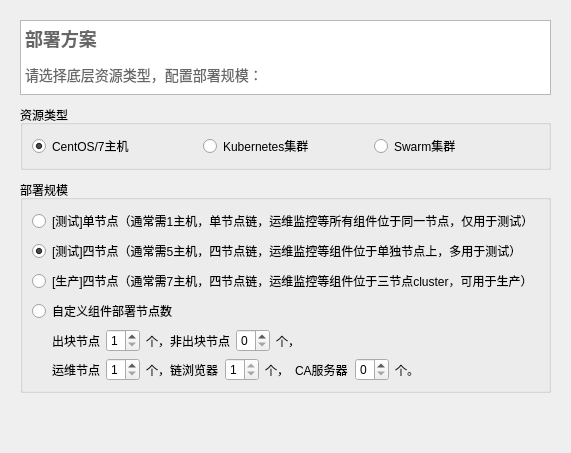
         <widget class="QWidget" name="page_1">
          <layout class="QVBoxLayout" name="verticalLayout_pag_1">
           <property name="spacing">
            <number>10</number>
           </property>
           <property name="leftMargin">
            <number>20</number>
           </property>
           <property name="topMargin">
            <number>20</number>
           </property>
           <property name="rightMargin">
            <number>20</number>
           </property>
           <property name="bottomMargin">
            <number>20</number>
           </property>
           <item>
            <widget class="QTextBrowser" name="text_1">
             <property name="sizePolicy">
              <sizepolicy hsizetype="Expanding" vsizetype="Minimum">
               <horstretch>0</horstretch>
               <verstretch>0</verstretch>
              </sizepolicy>
             </property>
             <property name="maximumSize">
              <size>
               <width>16777215</width>
               <height>75</height>
              </size>
             </property>
             <property name="html">
              <string>&lt;!DOCTYPE HTML PUBLIC &quot;-//W3C//DTD HTML 4.0//EN&quot; &quot;http://www.w3.org/TR/REC-html40/strict.dtd&quot;&gt;
&lt;html&gt;&lt;head&gt;&lt;meta name=&quot;qrichtext&quot; content=&quot;1&quot; /&gt;&lt;title&gt;部署方案&lt;/title&gt;&lt;style type=&quot;text/css&quot;&gt;
p, li { white-space: pre-wrap; }
&lt;/style&gt;&lt;/head&gt;&lt;body style=&quot; font-family:'Microsoft YaHei UI'; font-size:14px; font-weight:400; font-style:normal;&quot;&gt;
&lt;p style=&quot; margin-top:16px; margin-bottom:12px; margin-left:0px; margin-right:0px; -qt-block-indent:0; text-indent:0px;&quot;&gt;&lt;span style=&quot; font-size:x-large; font-weight:600; color:#666666;&quot;&gt;部署方案&lt;/span&gt;&lt;span style=&quot; font-size:14px; color:#666666;&quot;&gt; &lt;/span&gt;&lt;/p&gt;
&lt;p style=&quot; margin-top:12px; margin-bottom:12px; margin-left:0px; margin-right:0px; -qt-block-indent:0; text-indent:0px;&quot;&gt;&lt;span style=&quot; font-size:14px; color:#666666;&quot;&gt;请选择底层资源类型，配置部署规模：&lt;/span&gt;&lt;/p&gt;&lt;/body&gt;&lt;/html&gt;</string>
             </property>
            </widget>
           </item>
           <item>
            <widget class="QGroupBox" name="resource_type">
             <property name="title">
              <string>资源类型</string>
             </property>
             <layout class="QHBoxLayout" name="horizontalLayout_2">
              <item>
               <widget class="QRadioButton" name="radio_res_type_host">
                <property name="sizePolicy">
                 <sizepolicy hsizetype="Minimum" vsizetype="Preferred">
                  <horstretch>0</horstretch>
                  <verstretch>0</verstretch>
                 </sizepolicy>
                </property>
                <property name="text">
                 <string>CentOS/7主机</string>
                </property>
                <property name="checked">
                 <bool>true</bool>
                </property>
               </widget>
              </item>
              <item>
               <widget class="QRadioButton" name="radio_res_type_k8s">
                <property name="enabled">
                 <bool>true</bool>
                </property>
                <property name="sizePolicy">
                 <sizepolicy hsizetype="Minimum" vsizetype="Preferred">
                  <horstretch>0</horstretch>
                  <verstretch>0</verstretch>
                 </sizepolicy>
                </property>
                <property name="text">
                 <string>Kubernetes集群</string>
                </property>
                <property name="checkable">
                 <bool>false</bool>
                </property>
               </widget>
              </item>
              <item>
               <widget class="QRadioButton" name="radio_res_type_swarm">
                <property name="enabled">
                 <bool>true</bool>
                </property>
                <property name="sizePolicy">
                 <sizepolicy hsizetype="Minimum" vsizetype="Preferred">
                  <horstretch>0</horstretch>
                  <verstretch>0</verstretch>
                 </sizepolicy>
                </property>
                <property name="text">
                 <string>Swarm集群</string>
                </property>
                <property name="checkable">
                 <bool>false</bool>
                </property>
               </widget>
              </item>
             </layout>
            </widget>
           </item>
           <item>
            <widget class="QGroupBox" name="deploy_scale">
             <property name="title">
              <string>部署规模</string>
             </property>
             <layout class="QVBoxLayout" name="verticalLayout_3">
              <item>
               <widget class="QRadioButton" name="radio_schema_test_single">
                <property name="sizePolicy">
                 <sizepolicy hsizetype="Minimum" vsizetype="Preferred">
                  <horstretch>0</horstretch>
                  <verstretch>0</verstretch>
                 </sizepolicy>
                </property>
                <property name="text">
                 <string>[测试]单节点（通常需1主机，单节点链，运维监控等所有组件位于同一节点，仅用于测试）</string>
                </property>
                <property name="checked">
                 <bool>false</bool>
                </property>
               </widget>
              </item>
              <item>
               <widget class="QRadioButton" name="radio_schema_test_four">
                <property name="sizePolicy">
                 <sizepolicy hsizetype="Minimum" vsizetype="Preferred">
                  <horstretch>0</horstretch>
                  <verstretch>0</verstretch>
                 </sizepolicy>
                </property>
                <property name="text">
                 <string>[测试]四节点（通常需5主机，四节点链，运维监控等组件位于单独节点上，多用于测试）</string>
                </property>
                <property name="checked">
                 <bool>true</bool>
                </property>
               </widget>
              </item>
              <item>
               <widget class="QRadioButton" name="radio_schema_prod_four">
                <property name="sizePolicy">
                 <sizepolicy hsizetype="Minimum" vsizetype="Preferred">
                  <horstretch>0</horstretch>
                  <verstretch>0</verstretch>
                 </sizepolicy>
                </property>
                <property name="text">
                 <string>[生产]四节点（通常需7主机，四节点链，运维监控等组件位于三节点cluster，可用于生产）</string>
                </property>
               </widget>
              </item>
              <item>
               <widget class="QRadioButton" name="radio_schema_custom">
                <property name="text">
                 <string>自定义组件部署节点数</string>
                </property>
               </widget>
              </item>
              <item>
               <layout class="QHBoxLayout" name="custom1">
                <property name="leftMargin">
                 <number>20</number>
                </property>
                <item>
                 <widget class="QLabel" name="label_4">
                  <property name="text">
                   <string>出块节点</string>
                  </property>
                  <property name="alignment">
                   <set>Qt::AlignRight|Qt::AlignTrailing|Qt::AlignVCenter</set>
                  </property>
                 </widget>
                </item>
                <item>
                 <widget class="QSpinBox" name="custom_num_validator">
                  <property name="maximumSize">
                   <size>
                    <width>40</width>
                    <height>16777215</height>
                   </size>
                  </property>
                  <property name="minimum">
                   <number>1</number>
                  </property>
                  <property name="maximum">
                   <number>4</number>
                  </property>
                 </widget>
                </item>
                <item>
                 <widget class="QLabel" name="label_5">
                  <property name="text">
                   <string>个，非出块节点</string>
                  </property>
                  <property name="alignment">
                   <set>Qt::AlignRight|Qt::AlignTrailing|Qt::AlignVCenter</set>
                  </property>
                 </widget>
                </item>
                <item>
                 <widget class="QSpinBox" name="custom_num_non_validator">
                  <property name="maximumSize">
                   <size>
                    <width>40</width>
                    <height>16777215</height>
                   </size>
                  </property>
                  <property name="maximum">
                   <number>4</number>
                  </property>
                 </widget>
                </item>
                <item>
                 <widget class="QLabel" name="label_6">
                  <property name="text">
                   <string>个，</string>
                  </property>
                  <property name="alignment">
                   <set>Qt::AlignRight|Qt::AlignTrailing|Qt::AlignVCenter</set>
                  </property>
                 </widget>
                </item>
                <item>
                 <spacer name="horizontalSpacer_2">
                  <property name="orientation">
                   <enum>Qt::Horizontal</enum>
                  </property>
                  <property name="sizeHint" stdset="0">
                   <size>
                    <width>40</width>
                    <height>20</height>
                   </size>
                  </property>
                 </spacer>
                </item>
               </layout>
              </item>
              <item>
               <layout class="QHBoxLayout" name="custom2">
                <property name="leftMargin">
                 <number>20</number>
                </property>
                <item>
                 <widget class="QLabel" name="label_7">
                  <property name="text">
                   <string>运维节点</string>
                  </property>
                 </widget>
                </item>
                <item>
                 <widget class="QSpinBox" name="custom_num_ops">
                  <property name="maximumSize">
                   <size>
                    <width>40</width>
                    <height>16777215</height>
                   </size>
                  </property>
                  <property name="minimum">
                   <number>1</number>
                  </property>
                  <property name="maximum">
                   <number>3</number>
                  </property>
                  <property name="singleStep">
                   <number>2</number>
                  </property>
                 </widget>
                </item>
                <item>
                 <widget class="QLabel" name="label_9">
                  <property name="text">
                   <string>个，链浏览器</string>
                  </property>
                 </widget>
                </item>
                <item>
                 <widget class="QSpinBox" name="custom_num_explorer">
                  <property name="minimum">
                   <number>1</number>
                  </property>
                  <property name="maximum">
                   <number>1</number>
                  </property>
                  <property name="singleStep">
                   <number>1</number>
                  </property>
                 </widget>
                </item>
                <item>
                 <widget class="QLabel" name="label_2">
                  <property name="text">
                   <string>个，</string>
                  </property>
                 </widget>
                </item>
                <item>
                 <widget class="QLabel" name="label_10">
                  <property name="text">
                   <string>CA服务器</string>
                  </property>
                 </widget>
                </item>
                <item>
                 <widget class="QSpinBox" name="custom_num_caserver">
                  <property name="maximumSize">
                   <size>
                    <width>40</width>
                    <height>16777215</height>
                   </size>
                  </property>
                  <property name="minimum">
                   <number>0</number>
                  </property>
                  <property name="maximum">
                   <number>1</number>
                  </property>
                  <property name="singleStep">
                   <number>1</number>
                  </property>
                 </widget>
                </item>
                <item>
                 <widget class="QLabel" name="label_12">
                  <property name="text">
                   <string>个。</string>
                  </property>
                 </widget>
                </item>
                <item>
                 <spacer name="horizontalSpacer_4">
                  <property name="orientation">
                   <enum>Qt::Horizontal</enum>
                  </property>
                  <property name="sizeHint" stdset="0">
                   <size>
                    <width>40</width>
                    <height>20</height>
                   </size>
                  </property>
                 </spacer>
                </item>
               </layout>
              </item>
             </layout>
            </widget>
           </item>
           <item>
            <spacer name="verticalSpacer_2">
             <property name="orientation">
              <enum>Qt::Vertical</enum>
             </property>
             <property name="sizeHint" stdset="0">
              <size>
               <width>20</width>
               <height>40</height>
              </size>
             </property>
            </spacer>
           </item>
          </layout>
         </widget>
